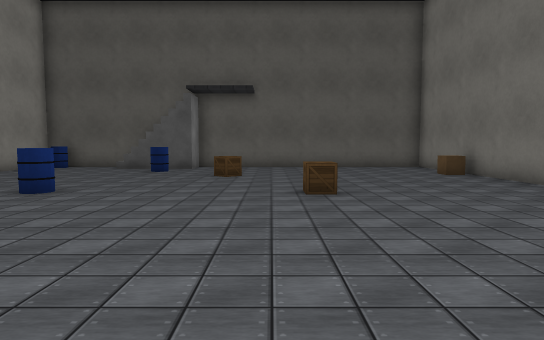
View 1 (above)

13 first-person views from a walk through a robot-simulator world made for Webots. The camera is 0.94 m above the floor, tilts 4° down and sees 75° across. Doors are drawn as open doorways. The floor is counted in squares, 1 m on a side. Each view is taken from the middle of a square. On the plan, view 1 faces up. The plan holds only what a view shows up to about 12 squares ahead; the rest is blank. Robots are left out. Webots' stock objects and surfaces are drawn as simple stand-ins.

View 2
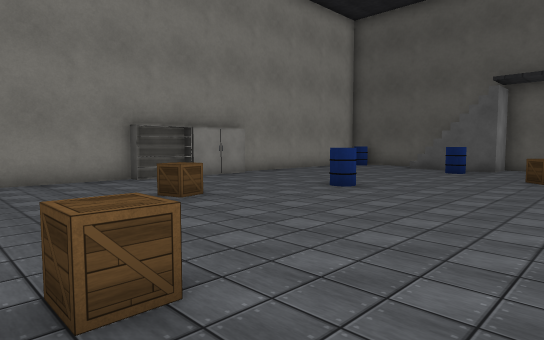

View 3
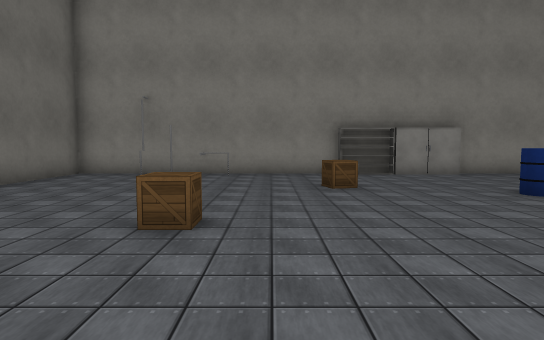

View 4
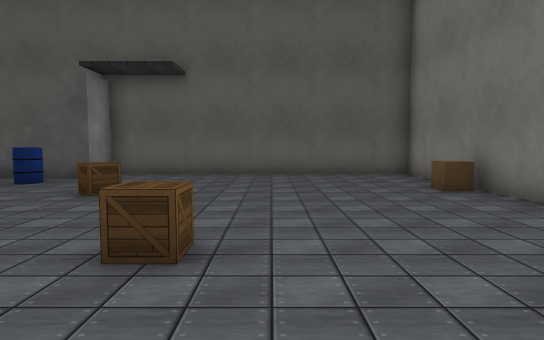

View 5
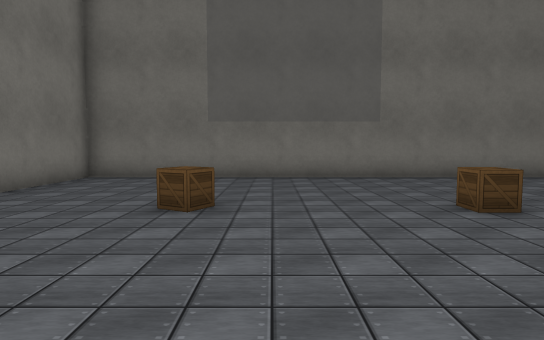

View 6
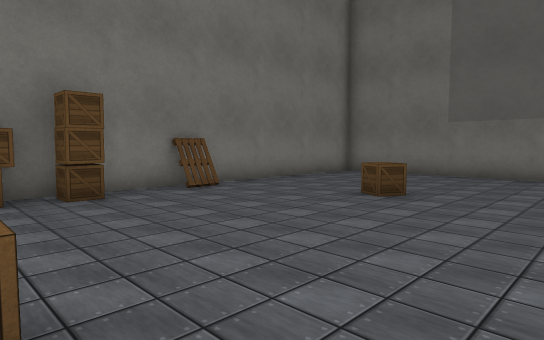

View 7
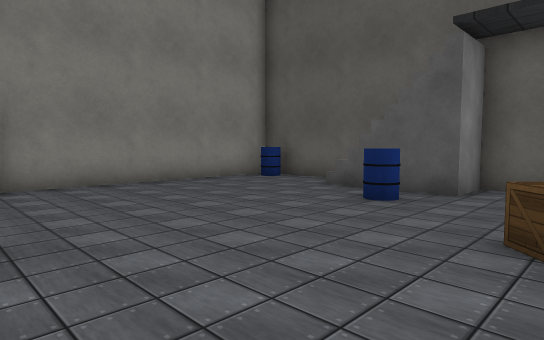

View 8
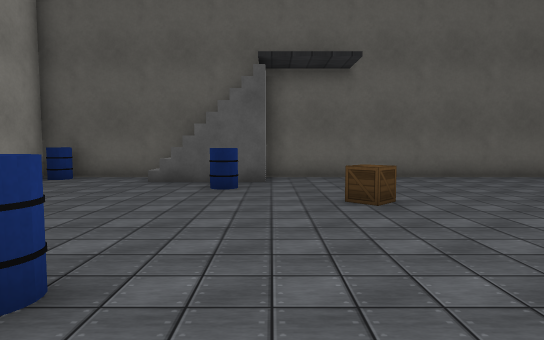

View 9
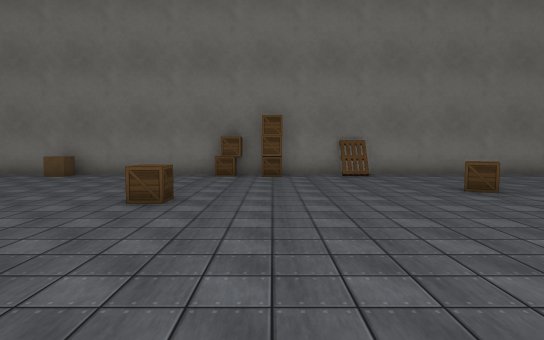

View 10
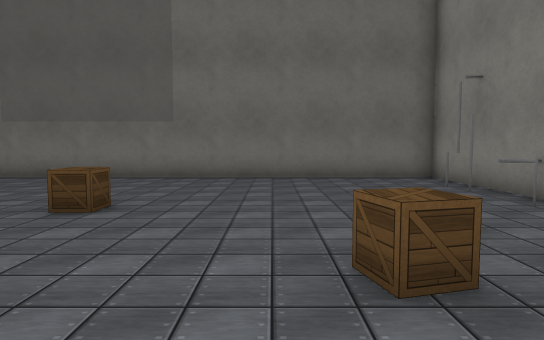

View 11
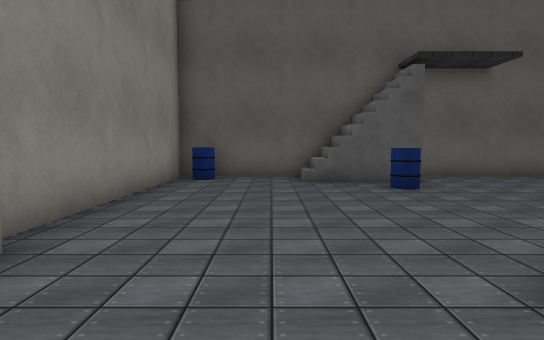

View 12
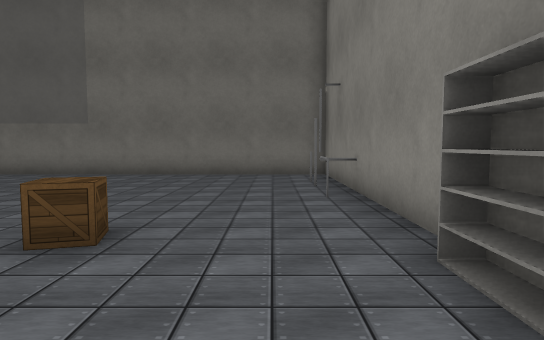

View 13
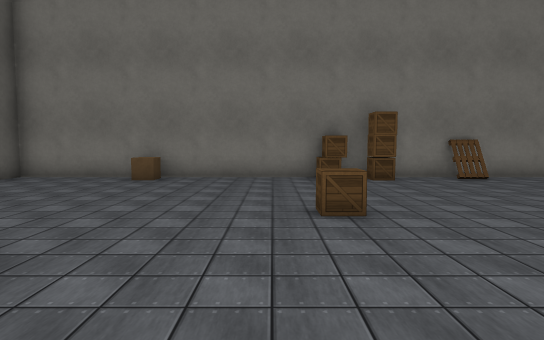

### Floor plan
Points are (right, up) in squares from view 1. A wall is a line through its corners. A room is listed if a view was taken in it or the views show most of it. See-through windows are left out.
Room 1 (views 1, 2, 3, 4, 5, 6, 7, 8, 9, 10, 11, 12, 13)
walls: (-9.7, 15.4) (-9.7, -4.4) (6.4, -4.4) (6.4, 15.4) (-9.7, 15.4)
ways out: open door at (-6, -4.5); open door at (-2, 15.5)
objects: shelf (-10, 5); cabinet (-10, 7); grey pole (-9, -2); grey pole (-9, -1); other object (-9, 0); other object (-9, 1); barrel (-9, 15); wooden box (-6, 3) to (-6, 4); stairs (-6, 14) to (-3, 15); barrel (-5, 7); barrel (-4, 13); wooden box (-2, 1); wooden box (-2, 11) to (-1, 11); wooden box (1, 7); wooden box (2, 1); wooden box (5, 5); pallet (6, 2) to (6, 3); wooden box (6, 5); wooden box (6, 6); wooden box (6, 7); cardboard box (6, 11) to (6, 12)

Where each view was taken, in squares from view 1:
view 1: 0 up, 0 right, facing up
view 2: 0 up, 0 right, facing up-left
view 3: 2 up, 2 right, facing left
view 4: 4 up, 2 right, facing up
view 5: 6 up, 1 right, facing down
view 6: 7 up, 1 left, facing down-right
view 7: 7 up, 1 left, facing up-left
view 8: 5 up, 3 left, facing up
view 9: 5 up, 5 left, facing right
view 10: 6 up, 5 left, facing down
view 11: 5 up, 7 left, facing up
view 12: 7 up, 8 left, facing down
view 13: 8 up, 4 left, facing right
